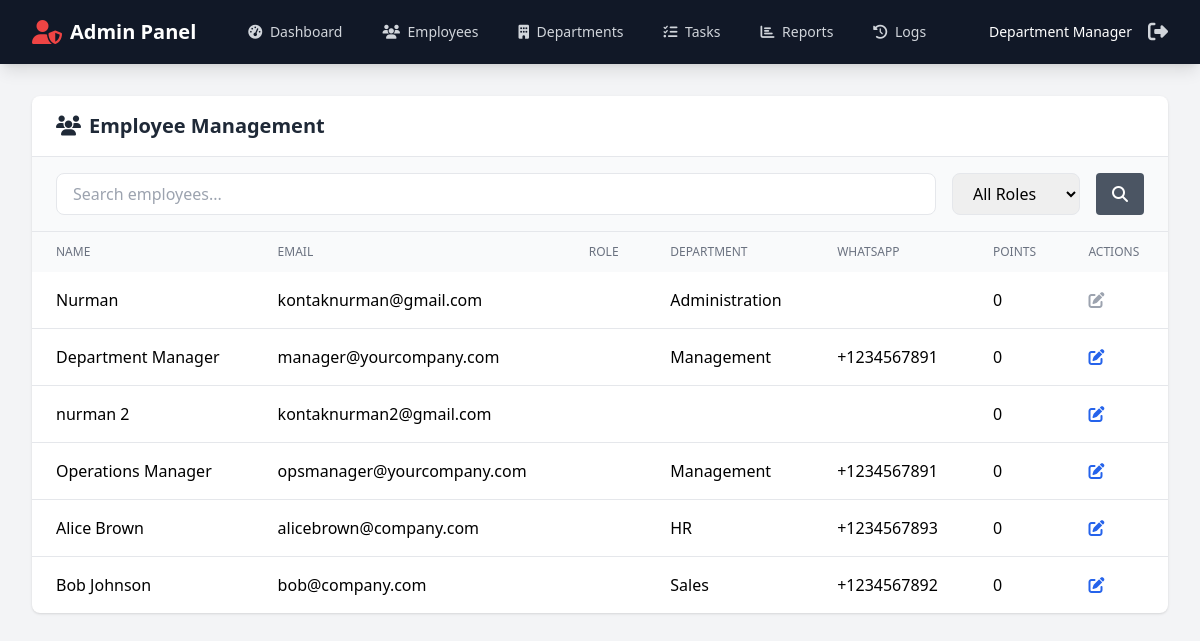
Before: /admin/employees.php (signed in) with the older database file.
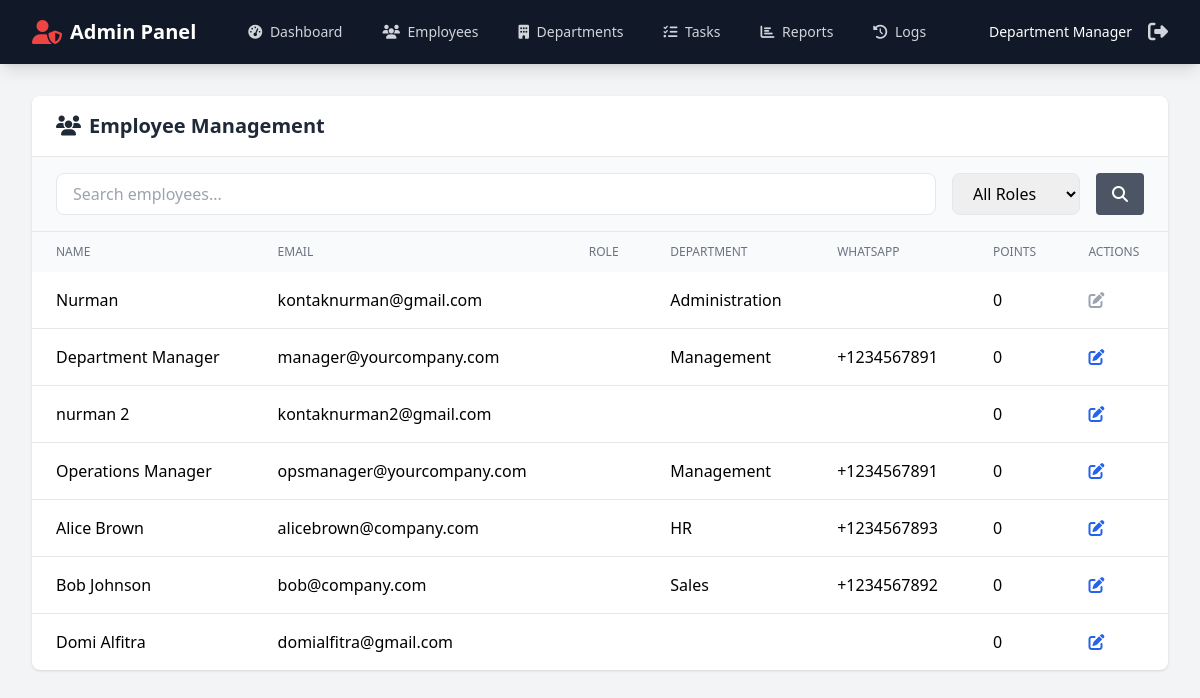
After: the same page with the newer database file.
### tables this page shows
CREATE TABLE `employees` (
  `id` int(11) NOT NULL,
  `name` varchar(100) NOT NULL,
  `email` varchar(100) NOT NULL,
  `password` varchar(255) NOT NULL,
  `role` enum('admin','manager','employee') DEFAULT 'employee',
  `whatsapp_number` varchar(20) DEFAULT NULL,
  `department` varchar(50) DEFAULT NULL,
  `total_points` int(11) DEFAULT 0,
  `notification_enabled` tinyint(1) DEFAULT 1,
  `created_at` timestamp NOT NULL DEFAULT current_timestamp()
);

### admin/config.php (called while the page is built, shortened)
<?php
function isAdminLoggedIn() {
    return isset($_SESSION[ADMIN_SESSION_PREFIX . 'id']) &&
           isset($_SESSION[ADMIN_SESSION_PREFIX . 'role']);
}
function hasPermission($module, $action) {
    $role = $_SESSION[ADMIN_SESSION_PREFIX . 'role'];
    if ($role === 'manager') {
        if ($module === 'employees') {
            return in_array($action, ['view', 'edit']);
        }
        if ($module === 'tasks') {
            return in_array($action, ['view', 'create', 'edit']);
        }
        if ($module === 'reports') {
            return $action === 'view';
        }
    }
    return false;
}
function getCurrentAdmin() {
    $pdo = getDB();
    $stmt = $pdo->prepare("SELECT * FROM employees WHERE id = ?");
    $stmt->execute([$_SESSION[ADMIN_SESSION_PREFIX . 'id']]);
    return $stmt->fetch();
}
?>

### admin/employees.php (the view, shortened to what this page needs)
<?php
require_once 'config.php';
$pdo = getDB();
$admin = getCurrentAdmin();
$search = $_GET['search'] ?? '';
$query = "SELECT * FROM employees WHERE 1=1";
$params = [];
$query .= " ORDER BY role='admin' DESC, role='manager' DESC, name ASC";
$stmt = $pdo->prepare($query);
$stmt->execute($params);
$employees = $stmt->fetchAll();
?>
<!DOCTYPE html>
<html lang="en">
<head>
    <script src="https://cdn.tailwindcss.com"></script>
    <link rel="stylesheet" href="https://cdnjs.cloudflare.com/ajax/libs/font-awesome/6.4.0/css/all.min.css">
</head>
<body class="bg-gray-100">
    <?php include 'header.php'; ?>
    <div class="max-w-7xl mx-auto px-4 sm:px-6 lg:px-8 py-8">
        <div class="bg-white rounded-lg shadow">
            <div class="px-6 py-4 border-b flex justify-between items-center">
                <h1 class="text-xl font-bold text-gray-800">
                    <i class="fas fa-users mr-2"></i>Employee Management
                </h1>
            </div>
            <div class="px-6 py-4 bg-gray-50 border-b">
                <form method="GET" class="flex gap-4">
                    <input type="text" name="search" placeholder="Search employees..."
                           value="<?php echo htmlspecialchars($search); ?>"
                           class="flex-1 px-4 py-2 border rounded-lg">
                    <select name="role" class="px-4 py-2 border rounded-lg">
                        <option value="">All Roles</option>
                    </select>
                    <button type="submit" class="bg-gray-600 text-white px-4 py-2 rounded hover:bg-gray-700">
                        <i class="fas fa-search"></i>
                    </button>
                </form>
            </div>
            <div class="overflow-x-auto">
                <table class="w-full">
                    <thead class="bg-gray-50">
                        <tr>
                            <th class="px-6 py-3 text-left text-xs font-medium text-gray-500 uppercase">Name</th>
                            <th class="px-6 py-3 text-left text-xs font-medium text-gray-500 uppercase">Email</th>
                            <th class="px-6 py-3 text-left text-xs font-medium text-gray-500 uppercase">Role</th>
                            <th class="px-6 py-3 text-left text-xs font-medium text-gray-500 uppercase">Department</th>
                            <th class="px-6 py-3 text-left text-xs font-medium text-gray-500 uppercase">WhatsApp</th>
                            <th class="px-6 py-3 text-left text-xs font-medium text-gray-500 uppercase">Points</th>
                            <th class="px-6 py-3 text-left text-xs font-medium text-gray-500 uppercase">Actions</th>
                        </tr>
                    </thead>
                    <tbody class="divide-y divide-gray-200">
                        <?php foreach ($employees as $emp): ?>
                        <tr>
                            <td class="px-6 py-4"><?php echo htmlspecialchars($emp['name']); ?></td>
                            <td class="px-6 py-4"><?php echo htmlspecialchars($emp['email']); ?></td>
                            <td class="px-6 py-4"><?php echo getRoleBadge($emp['role']); ?></td>
                            <td class="px-6 py-4"><?php echo htmlspecialchars($emp['department'] ?? '-'); ?></td>
                            <td class="px-6 py-4"><?php echo htmlspecialchars($emp['whatsapp_number'] ?? '-'); ?></td>
                            <td class="px-6 py-4"><?php echo $emp['total_points']; ?></td>
                            <td class="px-6 py-4">
                                <?php
                                $canEdit = true;
                                if ($_SESSION[ADMIN_SESSION_PREFIX . 'role'] === 'manager' && $emp['role'] === 'admin') {
                                    $canEdit = false;
                                }
                                ?>
                                <?php if ($canEdit): ?>
                                <button onclick='editEmployee(<?php echo json_encode($emp); ?>)'
                                        class="text-blue-600 hover:text-blue-800 mr-2" title="Edit">
                                    <i class="fas fa-edit"></i>
                                </button>
                                <?php else: ?>
                                <span class="text-gray-400 mr-2" title="Cannot edit admin accounts">
                                    <i class="fas fa-edit"></i>
                                </span>
                                <?php endif; ?>
                            </td>
                        </tr>
                        <?php endforeach; ?>
                    </tbody>
                </table>
            </div>
        </div>
    </div>
</body>
</html>

### admin/header.php (shortened to what this page needs)
<nav class="bg-gray-900 shadow-lg">
    <div class="max-w-7xl mx-auto px-4 sm:px-6 lg:px-8">
        <div class="flex justify-between h-16">
            <div class="flex items-center">
                <a href="dashboard.php" class="flex items-center">
                    <i class="fas fa-user-shield text-red-500 text-2xl mr-2"></i>
                    <span class="font-bold text-xl text-white">Admin Panel</span>
                </a>
                <div class="hidden md:flex ml-10 space-x-4">
                    <a href="dashboard.php" class="text-gray-300 hover:text-white px-3 py-2 rounded-md text-sm font-medium transition">
                        <i class="fas fa-tachometer-alt mr-1"></i> Dashboard
                    </a>
                    <?php if (hasPermission('employees', 'view')): ?>
                    <a href="employees.php" class="text-gray-300 hover:text-white px-3 py-2 rounded-md text-sm font-medium transition">
                        <i class="fas fa-users mr-1"></i> Employees
                    </a>
                    <?php endif; ?>
                    <?php if ($_SESSION[ADMIN_SESSION_PREFIX . 'role'] === 'admin' || $_SESSION[ADMIN_SESSION_PREFIX . 'role'] === 'manager'): ?>
                    <a href="departments.php" class="text-gray-300 hover:text-white px-3 py-2 rounded-md text-sm font-medium transition">
                        <i class="fas fa-building mr-1"></i> Departments
                    </a>
                    <?php endif; ?>
                    <?php if (hasPermission('tasks', 'view')): ?>
                    <a href="tasks.php" class="text-gray-300 hover:text-white px-3 py-2 rounded-md text-sm font-medium transition">
                        <i class="fas fa-tasks mr-1"></i> Tasks
                    </a>
                    <?php endif; ?>
                    <?php if (hasPermission('reports', 'view')): ?>
                    <a href="reports.php" class="text-gray-300 hover:text-white px-3 py-2 rounded-md text-sm font-medium transition">
                        <i class="fas fa-chart-bar mr-1"></i> Reports
                    </a>
                    <?php endif; ?>
                    <a href="logs.php" class="text-gray-300 hover:text-white px-3 py-2 rounded-md text-sm font-medium transition">
                        <i class="fas fa-history mr-1"></i> Logs
                    </a>
                </div>
            </div>
            <div class="flex items-center space-x-4">
                <div class="text-white text-sm">
                    <span class="hidden md:inline"><?php echo htmlspecialchars($_SESSION[ADMIN_SESSION_PREFIX . 'name']); ?></span>
                </div>
                <a href="logout.php" class="text-gray-300 hover:text-red-400 transition">
                    <i class="fas fa-sign-out-alt text-xl"></i>
                </a>
            </div>
        </div>
    </div>
</nav>

Changed rows visible on the page:
added employees: name "Domi Alfitra", email "domialfitra@gmail.com", total_points "0"
